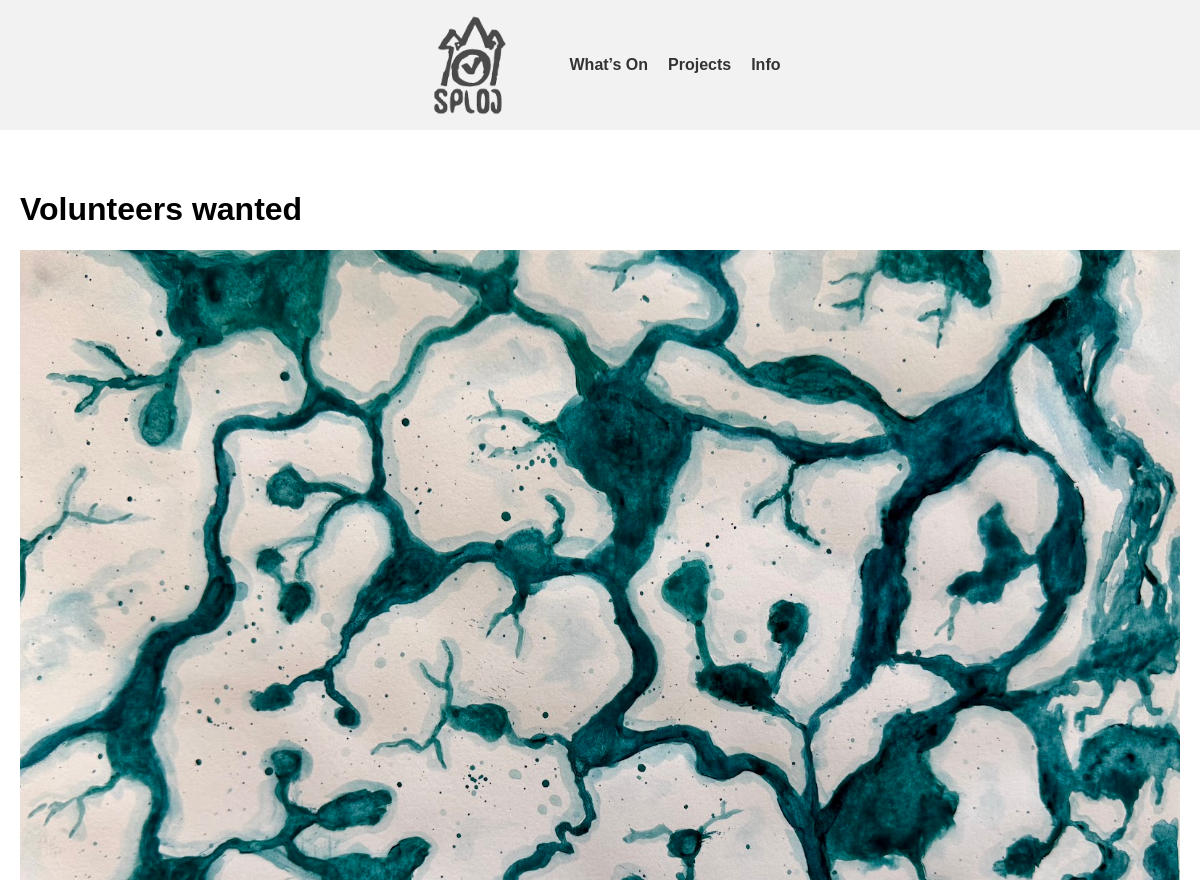
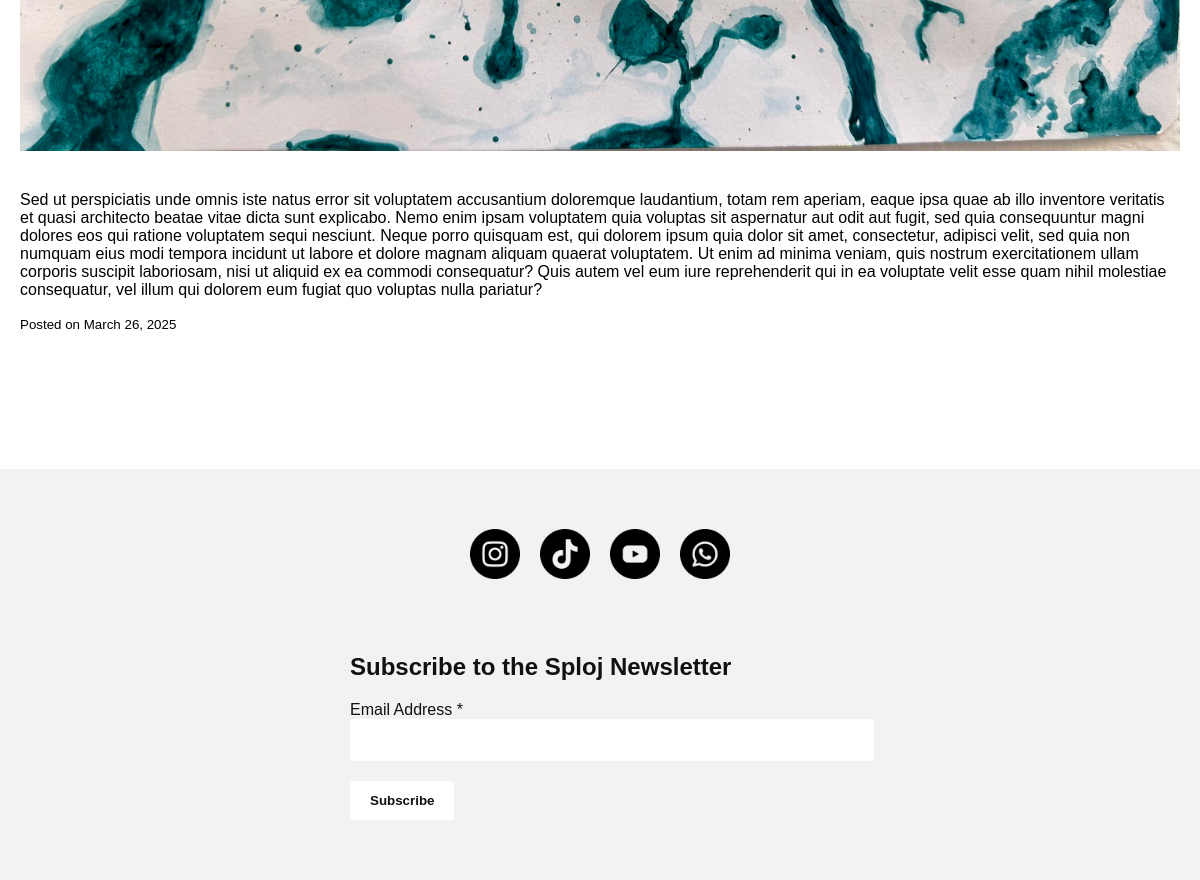
/post/volunteers-wanted/, run on the app's committed database (2 pictures, top to bottom).
### main/models.py (models this page shows, shortened)
class Post(models.Model):
    LINK_LABEL_CHOICES = [
        ('book', 'Book Now'),
        ('signup', 'Sign Up'),
        ('learn', 'Learn More'),
    ]
    title = models.CharField(max_length=200)
    slug = models.SlugField(unique=True, blank=True)
    content = models.TextField()
    image = models.ImageField(upload_to='posts/', blank=True, null=True)
    created_at = models.DateTimeField(auto_now_add=True)
    categories = models.ManyToManyField('ProjectCategory', related_name='posts')
    link = models.URLField(blank=True, help_text="External link (e.g., SumUp, Eventbrite, Google Form)")
    link_label = models.CharField(max_length=20, choices=LINK_LABEL_CHOICES, blank=True, help_text="Button label for the link")

### main/views.py (the view)
# urls.py: path('post/<slug:slug>/', views.post_detail, name='post_detail'),
def post_detail(request, slug):
    post = get_object_or_404(Post, slug=slug)
    context = {
        'post': post,
    }
    return render(request, 'main/post_detail.html', context)

### main/templates/main/post_detail.html (shortened to what this page needs)
{% extends 'main/base.html' %}
{% block content %}
    <h1>{{ post.title }}</h1>
    {% if post.image %}
        <img src="{{ post.image.url }}" alt="{{ post.title }}" style="max-width: 100%; height: auto; margin-bottom: 20px;">
    {% endif %}
    <div>{{ post.content|linebreaks }}</div>
    <p><small>Posted on {{ post.created_at|date:"F j, Y" }}</small></p>
{% endblock %}

### main/static/main/style.css (style rules this page uses)
body { font-family: Arial, sans-serif; margin: 0; padding: 0; }
img { max-width: 100%; height: auto; }

### data on the page
Post: title "Volunteers wanted", image (picture), content "Sed ut perspiciatis unde omnis iste natus error sit voluptatem accusantium doloremque laudantium, totam rem aperiam, eaque ipsa quae ab illo inventore veritatis et quasi architecto beatae vitae dicta sunt explicabo. Nemo enim ipsam voluptatem quia voluptas sit aspernatur aut odit aut fugit, sed quia consequuntur magni dolores eos qui ratione voluptatem sequi nesciunt. Neque porro quisquam est, qui dolorem ipsum quia dolor sit amet, consectetur, adipisci velit, sed quia non numquam eius modi tempora incidunt ut labore et dolore magnam aliquam quaerat voluptatem. Ut enim ad minima veniam, quis nostrum exercitationem ullam corporis suscipit laboriosam, nisi ut aliquid ex ea commodi…", created_at "March 26, 2025"
